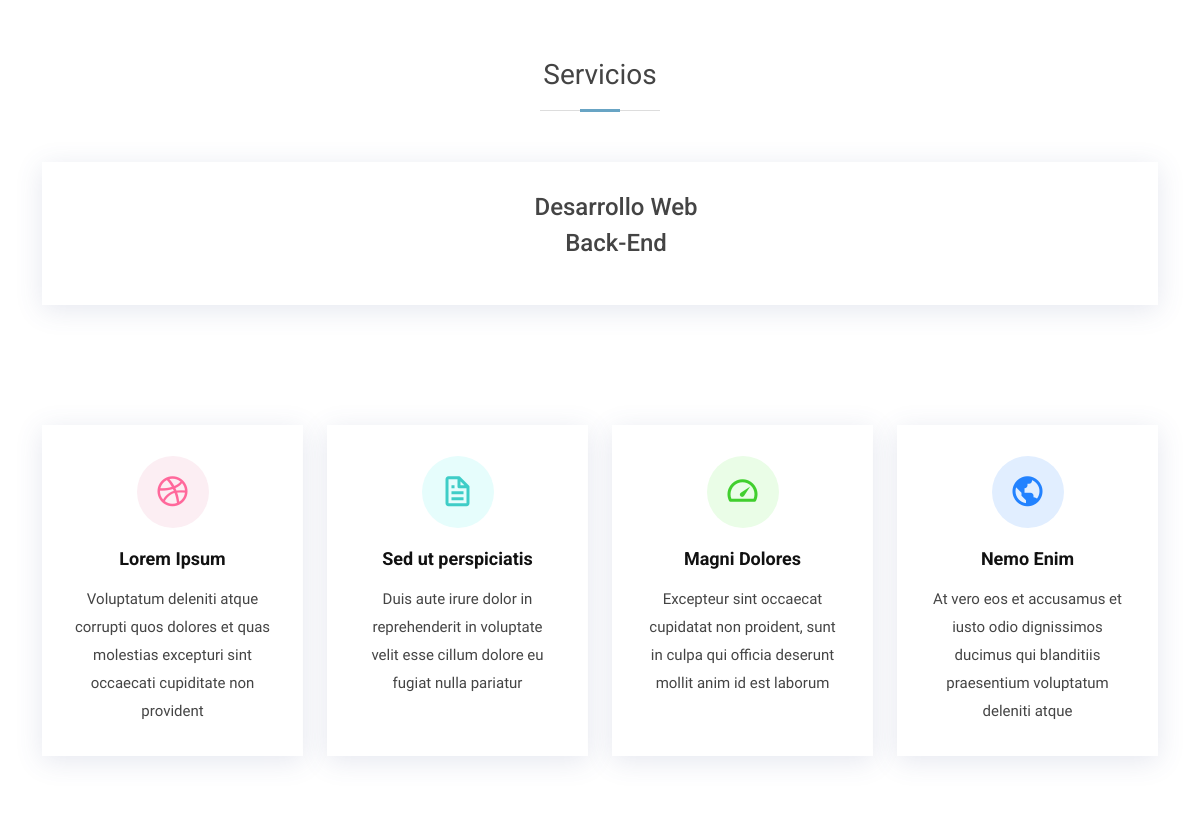
The app's page /servicios (middle part), older data.
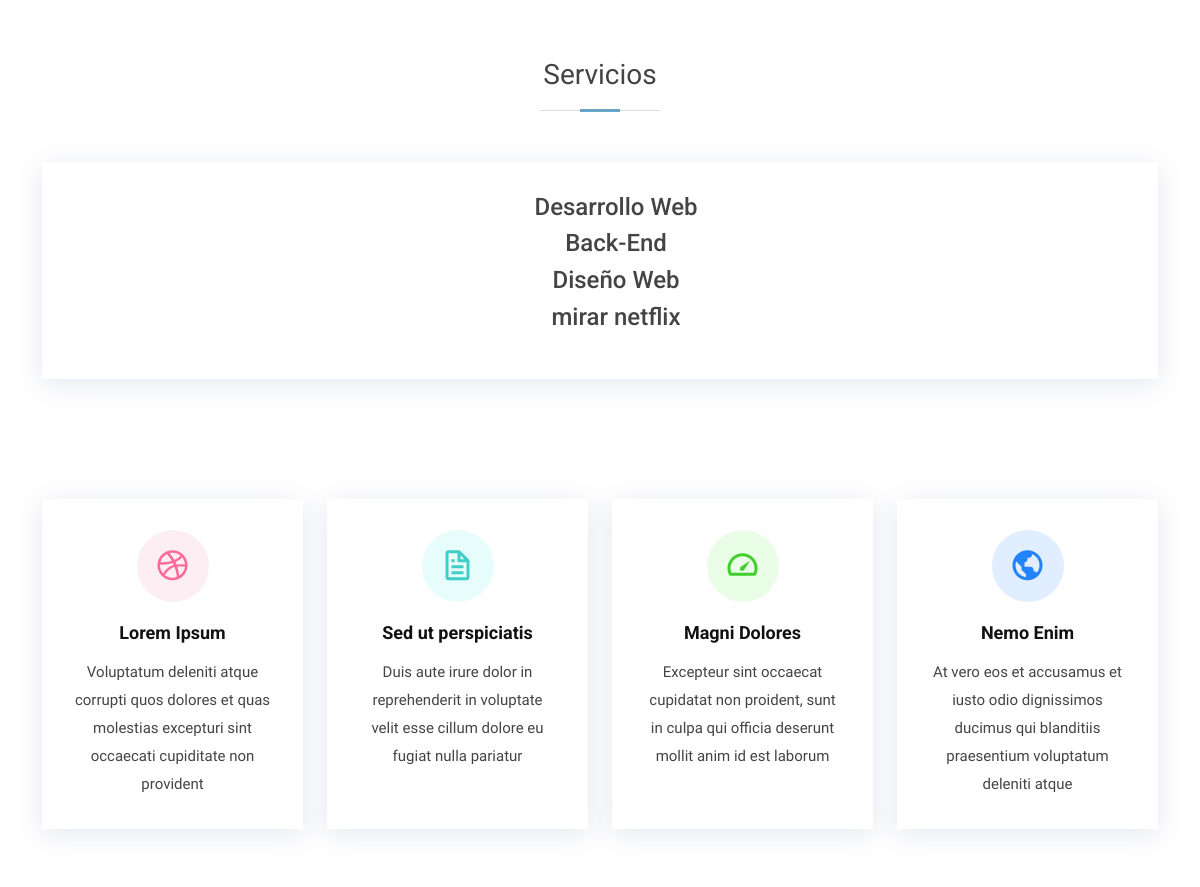
The same page, newer data.
### DjangoApp/models.py (models this page shows)
class Servicios(models.Model):
    servicio = models.CharField(max_length=30)

### DjangoApp/views.py (the view)
# urls.py: path('servicios',views.servicios, name="servicios"),
def servicios(request):
    if request.method == "POST":
        form = ServiciosForm(request.POST)
        if form.is_valid():
            form.save()
            return redirect('suscripciones')
    else:
        form = SubscribForm()
    servicios = Servicios.objects.all()
    ctx = {"form": form, "servicios": servicios}
    return render(request, 'DjangoApp/servicios.html', ctx)

### DjangoApp/templates/DjangoApp/servicios.html (shortened to what this page needs)
{% extends "DjangoApp/base.html" %}
{% load static %}
{% block contenido %}
    <section class="services">
        <div class="container">
            <div class="row" data-aos="fade-up">
                <div class="section-title">
                    <h2>Servicios</h2>
                </div>
                <div>
                  <div class="row">
                    <div class="container">
                        <div class="icon-box icon-box-blue">
                          <ul>
                              {% for servicio in servicios %}
                              <li style="list-style-type:none">
                                  <h4 clas="title">{{servicio.servicio}}</h2>
                              </li>
                              {% endfor %}
                          </ul>
                        </div>
                      </div>
                  </div>
                </div>
            </div>
        </div>
    </section>
    <section class="services">
            <div class="container">
              <div class="row">
                <div class="col-md-6 col-lg-3 d-flex align-items-stretch" data-aos="fade-up">
                  <div class="icon-box icon-box-pink">
                    <div class="icon"><i class="bx bxl-dribbble"></i></div>
                    <h4 class="title"><a href="">Lorem Ipsum</a></h4>
                    <p class="description">Voluptatum deleniti atque corrupti quos dolores et quas molestias excepturi sint occaecati cupiditate non provident</p>
                  </div>
                </div>
                <div class="col-md-6 col-lg-3 d-flex align-items-stretch" data-aos="fade-up" data-aos-delay="100">
                  <div class="icon-box icon-box-cyan">
                    <div class="icon"><i class="bx bx-file"></i></div>
                    <h4 class="title"><a href="">Sed ut perspiciatis</a></h4>
                    <p class="description">Duis aute irure dolor in reprehenderit in voluptate velit esse cillum dolore eu fugiat nulla pariatur</p>
                  </div>
                </div>
                <div class="col-md-6 col-lg-3 d-flex align-items-stretch" data-aos="fade-up" data-aos-delay="200">
                  <div class="icon-box icon-box-green">
                    <div class="icon"><i class="bx bx-tachometer"></i></div>
                    <h4 class="title"><a href="">Magni Dolores</a></h4>
                    <p class="description">Excepteur sint occaecat cupidatat non proident, sunt in culpa qui officia deserunt mollit anim id est laborum</p>
                  </div>
                </div>
                <div class="col-md-6 col-lg-3 d-flex align-items-stretch" data-aos="fade-up" data-aos-delay="200">
                  <div class="icon-box icon-box-blue">
                    <div class="icon"><i class="bx bx-world"></i></div>
                    <h4 class="title"><a href="">Nemo Enim</a></h4>
                    <p class="description">At vero eos et accusamus et iusto odio dignissimos ducimus qui blanditiis praesentium voluptatum deleniti atque</p>
                  </div>
                </div>
              </div>
            </div>
          </section>
{% endblock %}

Row changes from the older to the newer data that the page shows:
added Servicios: servicio "Diseño Web"
added Servicios: servicio "mirar netflix"
